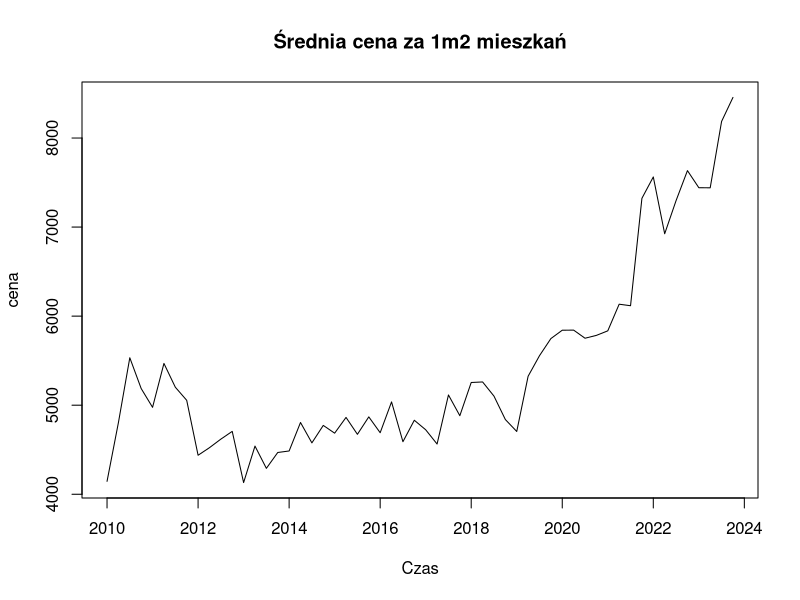
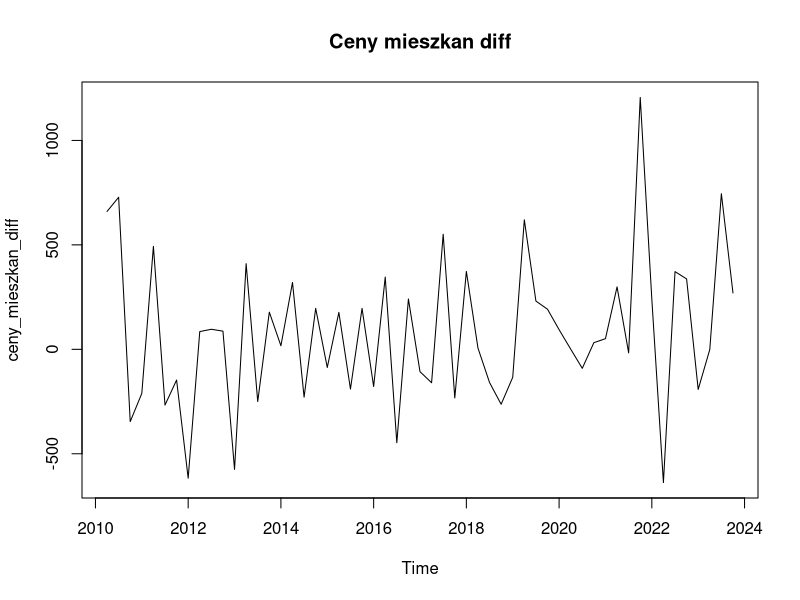
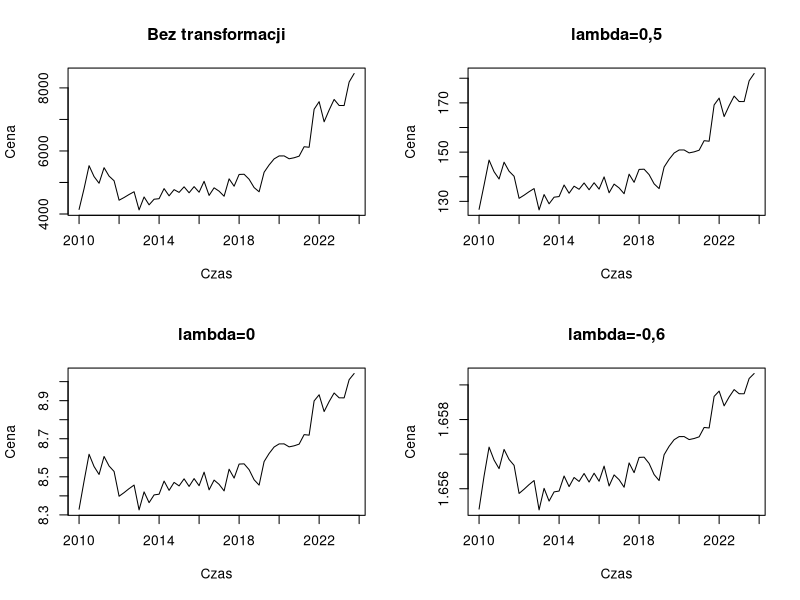
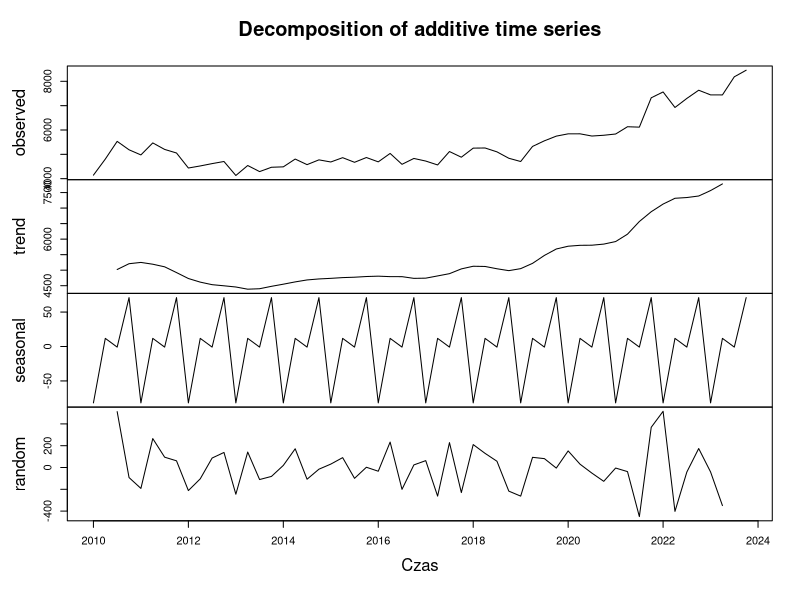
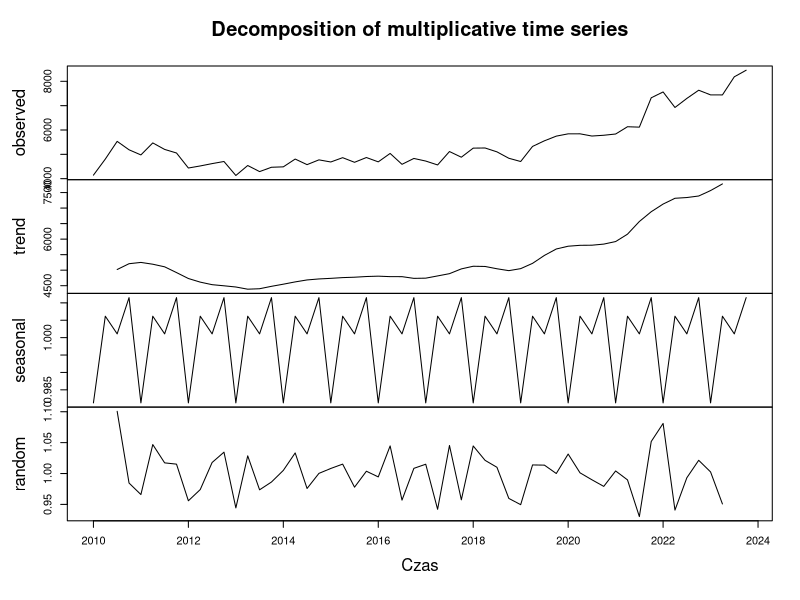
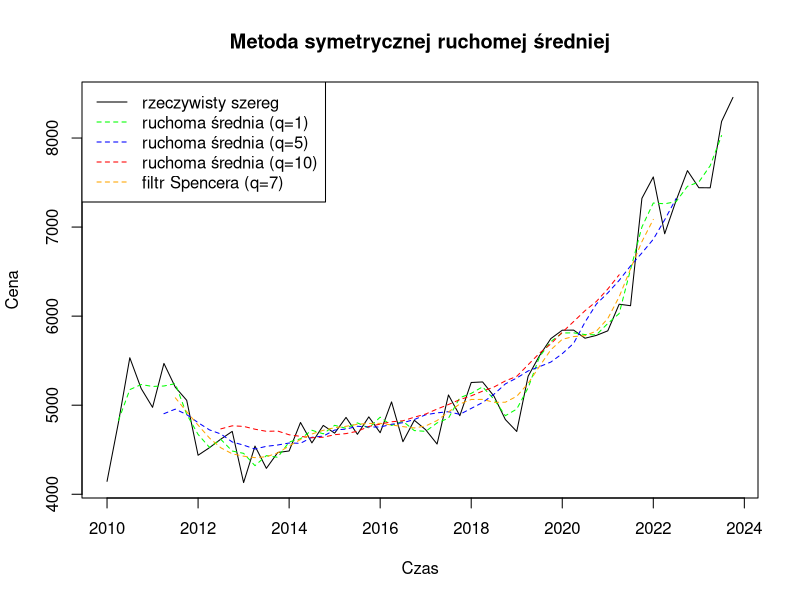
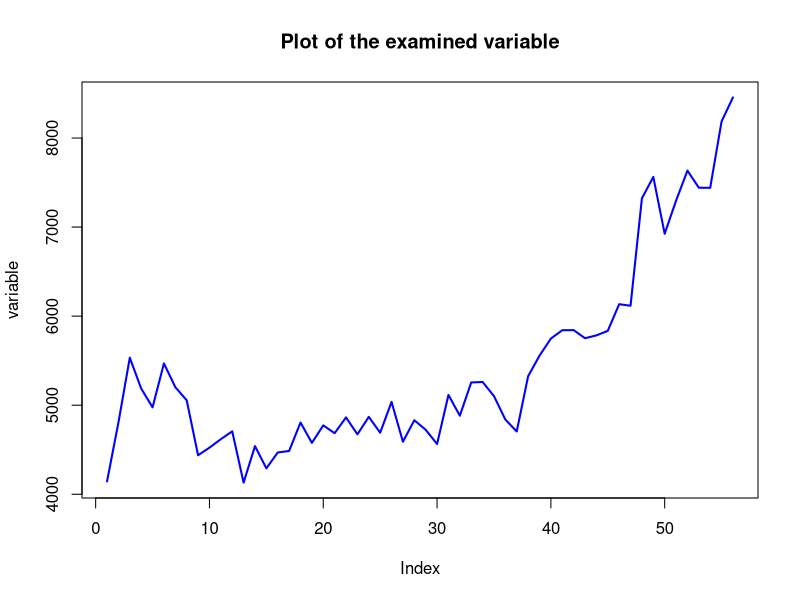
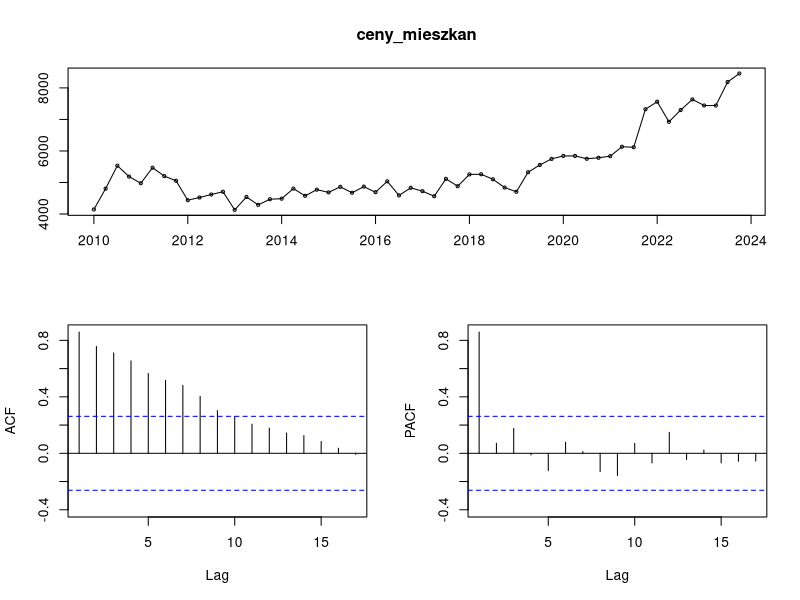

Reproduce these figures in R, in order. (Note: this script raises an error after producing the figures.)
if(!require(forecast)){install.packages("forecast")}
library(forecast)
if(!require(urca)){install.packages("urca")}
library(urca)
if(!require(lmtest)){install.packages("lmtest")}
library(lmtest)


testdf <- function(variable, adf_order){
  results_adf <- data.frame(order = -1, adf = 0,
                            p_adf = "", bgodfrey = 0, p_bg = 0)
  variable <- variable[!is.na(variable)]
  
  for(order in 0:adf_order){
    df.test_ <- ur.df(variable, type = c("drift"), lags = order)
    df_ <- df.test_@teststat[1]
    df_crit <- df.test_@cval[1, ]
    df_crit <- (df_ < df_crit) * 1
    p_adf <- ifelse (sum(df_crit) == 0,
                     ">10pct",
                     paste("<", names(df_crit)[min(which(df_crit == 1))],
                           sep = ""))
    resids_ <- df.test_@testreg$residuals
    bgtest_ <- bgtest(resids_ ~ 1, order = 1)
    bgodfrey <- bgtest_$statistic
    names(bgodfrey)<-NULL
    p_bg <- bgtest_$p.value
    
    results_adf <- rbind(results_adf,
                         data.frame(order = order,
                                    adf = df_,
                                    p_adf = p_adf,
                                    bgodfrey = bgodfrey,
                                    p_bg = p_bg)
    )
  }
  
  results_adf<-results_adf[results_adf$order>=0,]
  
  plot(variable,
       type = "l",
       col = "blue",
       lwd = 2,
       main = "Plot of the examined variable")
  
  return(results_adf)
}


# Dane zostały pobrane z Dziedzinowej Bazy Wiedzy utworzonej przez Główny Urząd Statystyczny

# Szereg niesezonowy - dane kwartalne dotyczące średniej ceny mieszkań z rynku pierwotnego w Olsztynie

ceny_mieszkan_df <- read.csv("property_prices_olsztyn.csv",
                          header = TRUE,
                          sep = ";",
                          dec = ',')

ceny_mieszkan_df <- ceny_mieszkan_df[,c('id_okres', 'id_daty', 'wartosc')]
ceny_mieszkan_df$id_okres <- ceny_mieszkan_df$id_okres-269

str(ceny_mieszkan_df)
ceny_mieszkan_df$wartosc <- as.numeric(ceny_mieszkan_df$wartosc)
ceny_mieszkan_df$id_daty <- as.numeric(ceny_mieszkan_df$id_daty)

ceny_mieszkan = ts(data=ceny_mieszkan_df$wartosc, frequency = 4,             
                      start=c(2010,1), end=c(2023,4)) 

plot(ceny_mieszkan, type = "l", main = "Średnia cena za 1m2 mieszkań", xlab="Czas", ylab="cena")

ceny_mieszkan_diff <- diff(ceny_mieszkan, 1)
plot(ceny_mieszkan_diff, type = "l", main = "Ceny mieszkan diff")


ceny_mieszkan_sqrt <- BoxCox(ceny_mieszkan,lambda=0.5)
ceny_mieszkan_log <- BoxCox(ceny_mieszkan,lambda=0)
BoxCox.lambda(ceny_mieszkan)                       # wybrana lambda = -0.6
ceny_mieszkan_autom <- BoxCox(ceny_mieszkan,lambda=-0.6)

par(mfrow = c(2,2))
plot(ceny_mieszkan, main="Bez transformacji", xlab="Czas", ylab="Cena")
plot(ceny_mieszkan_sqrt, main="lambda=0,5", xlab="Czas", ylab="Cena")
plot(ceny_mieszkan_log, main="lambda=0", xlab="Czas", ylab="Cena")
plot(ceny_mieszkan_autom, main="lambda=-0,6", xlab="Czas", ylab="Cena")


par(mfrow = c(1,1))
ceny_mieszkan_dekomp_add<-decompose(ceny_mieszkan, type="additive")
plot(ceny_mieszkan_dekomp_add, xlab="Czas")

ceny_mieszkan_dekomp_mult<-decompose(ceny_mieszkan, type="multiplicative")
plot(ceny_mieszkan_dekomp_mult, xlab="Czas")


m3<-filter(ceny_mieszkan, sides=2, filter=rep(1/3,3))       # Ruchoma srednia dla q=1
m11<-filter(ceny_mieszkan, sides=2, filter=rep(1/11,11))    # Ruchoma srednia dla q=5
m21<-filter(ceny_mieszkan, sides=2, filter=rep(1/21,21))    # Ruchoma srednia dla q=10
m_spencer<-filter(ceny_mieszkan,
                  sides=2,
                  filter=(1/320)*c(-3, -6, -5,3,21,46,67,74,67,46,21,3.-5,-6,-3))

plot(ceny_mieszkan,
          main=paste("Metoda symetrycznej ruchomej średniej"),
     col="black", lty=1, xlab='Czas', ylab='Cena')

lines(m3, col="green", lty=2)
lines(m11, col="blue", lty=2)
lines(m21, col="red", lty=2)
lines(m_spencer, col="orange", lty=2)


# legenda
legend("topleft",
       legend=c("rzeczywisty szereg",
                "ruchoma średnia (q=1)",
                "ruchoma średnia (q=5)",
                "ruchoma średnia (q=10)",
                "filtr Spencera (q=7)"),
       col=c("black", "green", "blue", "red", "orange"),
       lty=c(1,2,2,2,2))




# Dobór parametrów do modelu ARIMA

testdf(variable = ceny_mieszkan, adf_order = 4)
tsdisplay(ceny_mieszkan)
# ACF wygasa bardzo wolno, co wskazuje na niestacjonarność

ceny_mieszkan_diff1 <- diff(ceny_mieszkan, 1)
testdf(variable = ceny_mieszkan_diff1, adf_order = 4)
# pierwsze różnice szeregu sa stacjonarne, rząd d = 1
tsdisplay(ceny_mieszkan_diff1, xlab="Czas", ylab="delta ceny")


## Identyfikacja rzędów p i q
Acf(ceny_mieszkan_diff1,  lag.max = 30)
Pacf(ceny_mieszkan_diff1, lag.max = 30)

### Modele

arima010 <- arima(ceny_mieszkan, order = c(0, 1, 0),xreg = 1:length(ceny_mieszkan)) 
arima010

arima011 <- arima(ceny_mieszkan, order = c(0, 1, 1),xreg = 1:length(ceny_mieszkan)) 
arima011

arima110 <- arima(ceny_mieszkan, order = c(1, 1, 0),xreg = 1:length(ceny_mieszkan)) 
arima110

summary(arima010)
summary(arima011)
summary(arima110)

Box.test(resid(arima010), type = "Ljung-Box", lag=24) 
Box.test(resid(arima011), type = "Ljung-Box", lag=24) 
Box.test(resid(arima110), type = "Ljung-Box", lag=24) 

tsdiag(arima010, gof.lag=12)
tsdiag(arima011, gof.lag=12)
tsdiag(arima110, gof.lag=12)

par(mfrow = c(1,2))
Acf(resid(arima010), lag.max = 24,
    ylim = c(-0.3, 0.3),
    lwd = 7, col = "dark green", main="") 
Pacf(resid(arima010), lag.max = 24,
     lwd = 7, col = "dark green", main="", ylab="PACF")
par(mfrow = c(1,1))

par(mfrow = c(1,2))
Acf(resid(arima011), lag.max = 24,
    ylim = c(-0.3, 0.3),
    lwd = 7, col = "dark green", main="") 
Pacf(resid(arima011), lag.max = 24,
     lwd = 7, col = "dark green", main="", ylab="PACF")
par(mfrow = c(1,1))


par(mfrow = c(1,2))
Acf(resid(arima110), lag.max = 24,
    ylim = c(-0.3, 0.3),
    lwd = 7, col = "dark green", main="") 
Pacf(resid(arima110), lag.max = 24,
     lwd = 7, col = "dark green", main="", ylab="PACF")
par(mfrow = c(1,1))



AIC(arima010, arima011, arima110) 
BIC(arima010, arima011, arima110)





# Prognozowanie

ceny_mieszkan_train<-window(ceny_mieszkan, end=c(2022,4))
ceny_mieszkan_test<-window(ceny_mieszkan, start=c(2023,1))


# Prognozowanie - Model ekstrapolacyjny
ceny_mieszkan_holt<-holt(ceny_mieszkan_train, h=4)
plot(ceny_mieszkan_holt)

summary(ceny_mieszkan_holt)


# Prognozowanie - ARIMA
arima010=arima(ceny_mieszkan_train, order=c(0,1,0))
forecast_arima010=predict(arima010, 4)

arima011=arima(ceny_mieszkan_train, order=c(0,1,1))
forecast_arima011=predict(arima011, 4)

arima110=arima(ceny_mieszkan_train, order=c(1,1,0))
forecast_arima110=predict(arima110, 4)


plot(ceny_mieszkan, type='l', xlim=c(2020, 2024), ylim=c(4000, 10000), xlab='Czas', ylab='Cena')
# początek okresu prognozy
abline(v = 2023, lty =22, col = "gray")
lines(forecast_arima010$pred, col = "red", lwd = 2)
lines(forecast_arima010$pred + 2 * forecast_arima010$se, col = "red", lty = 22)
lines(forecast_arima010$pred - 2 * forecast_arima010$se, col = "red", lty = 22)

lines(forecast_arima010$pred, col = "blue", lwd = 2)
lines(forecast_arima010$pred + 2 * forecast_arima010$se, col = "blue", lty = 22)
lines(forecast_arima010$pred - 2 * forecast_arima010$se, col = "blue", lty = 22)

lines(forecast_arima010$pred, col = "deeppink", lwd = 2)
lines(forecast_arima010$pred + 2 * forecast_arima010$se, col = "deeppink", lty = 22)
lines(forecast_arima010$pred - 2 * forecast_arima010$se, col = "deeppink", lty = 22)

lines(ceny_mieszkan_holt$mean, col = "green", lwd = 2)
lines(ceny_mieszkan_holt$upper[,2], col="green", lty=22)        # przedziałów ufności 95%
lines(ceny_mieszkan_holt$lower[,2], col="green", lty=22)


# legenda
legend("topleft",
       legend=c("rzeczywisty szereg",
                "ARIMA(0,1,0)",
                "ARIMA(0,1,1)",
                "ARIMA(1,1,0)",
                "metoda Holta"),
       col=c("black","red", "blue", "deeppink", "green"),
       lty=c(1,1,1),
       lwd=c(2,2,2))

# Porównanie modeli

jakosc_prognozy_arima010 <- data.frame(forecast = forecast_arima010$pred, ceny_mieszkan_test)
jakosc_prognozy_arima011 <- data.frame(forecast = forecast_arima011$pred, ceny_mieszkan_test)
jakosc_prognozy_arima110 <- data.frame(forecast = forecast_arima110$pred, ceny_mieszkan_test)
jakosc_prognozy_holt <- data.frame(forecast = ceny_mieszkan_holt$mean, ceny_mieszkan_test)

# sprawdzamy jakość prognozy
jakosc_prognozy_arima010$mae <- abs(jakosc_prognozy_arima010$ceny_mieszkan_test -
                                      jakosc_prognozy_arima010$forecast)
jakosc_prognozy_arima010$mse <- (jakosc_prognozy_arima010$ceny_mieszkan_test -
                                   jakosc_prognozy_arima010$forecast)^2
jakosc_prognozy_arima010$mape <- abs((jakosc_prognozy_arima010$ceny_mieszkan_test -
                                        jakosc_prognozy_arima010$forecast) /
                                       jakosc_prognozy_arima010$ceny_mieszkan_test)
jakosc_prognozy_arima010$amape <- abs((jakosc_prognozy_arima010$ceny_mieszkan_test -
                                         jakosc_prognozy_arima010$forecast) /
                                        (jakosc_prognozy_arima010$ceny_mieszkan_test +
                                           jakosc_prognozy_arima010$forecast))

# sprawdzamy jakość prognozy
jakosc_prognozy_arima011$mae <- abs(jakosc_prognozy_arima011$ceny_mieszkan_test -
                                      jakosc_prognozy_arima011$forecast)
jakosc_prognozy_arima011$mse <- (jakosc_prognozy_arima011$ceny_mieszkan_test -
                                   jakosc_prognozy_arima011$forecast)^2
jakosc_prognozy_arima011$mape <- abs((jakosc_prognozy_arima011$ceny_mieszkan_test -
                                        jakosc_prognozy_arima011$forecast) /
                                       jakosc_prognozy_arima011$ceny_mieszkan_test)
jakosc_prognozy_arima011$amape <- abs((jakosc_prognozy_arima011$ceny_mieszkan_test -
                                         jakosc_prognozy_arima011$forecast) /
                                        (jakosc_prognozy_arima011$ceny_mieszkan_test +
                                           jakosc_prognozy_arima011$forecast))

# sprawdzamy jakość prognozy
jakosc_prognozy_arima110$mae <- abs(jakosc_prognozy_arima110$ceny_mieszkan_test -
                                      jakosc_prognozy_arima110$forecast)
jakosc_prognozy_arima110$mse <- (jakosc_prognozy_arima110$ceny_mieszkan_test -
                                   jakosc_prognozy_arima110$forecast)^2
jakosc_prognozy_arima110$mape <- abs((jakosc_prognozy_arima110$ceny_mieszkan_test -
                                        jakosc_prognozy_arima110$forecast) /
                                       jakosc_prognozy_arima110$ceny_mieszkan_test)
jakosc_prognozy_arima110$amape <- abs((jakosc_prognozy_arima110$ceny_mieszkan_test -
                                         jakosc_prognozy_arima110$forecast) /
                                        (jakosc_prognozy_arima110$ceny_mieszkan_test +
                                           jakosc_prognozy_arima110$forecast))

# sprawdzamy jakość prognozy
jakosc_prognozy_holt$mae <- abs(jakosc_prognozy_holt$ceny_mieszkan_test -
                                  jakosc_prognozy_holt$forecast)
jakosc_prognozy_holt$mse <- (jakosc_prognozy_holt$ceny_mieszkan_test -
                               jakosc_prognozy_holt$forecast)^2
jakosc_prognozy_holt$mape <- abs((jakosc_prognozy_holt$ceny_mieszkan_test -
                                    jakosc_prognozy_holt$forecast) /
                                   jakosc_prognozy_holt$ceny_mieszkan_test)
jakosc_prognozy_holt$amape <- abs((jakosc_prognozy_holt$ceny_mieszkan_test -
                                     jakosc_prognozy_holt$forecast) /
                                    (jakosc_prognozy_holt$ceny_mieszkan_test +
                                       jakosc_prognozy_holt$forecast))

colMeans(jakosc_prognozy_arima010[, 3:6]) 
colMeans(jakosc_prognozy_arima011[, 3:6])
colMeans(jakosc_prognozy_arima110[, 3:6])
colMeans(jakosc_prognozy_holt[, 3:6]) 








# Szereg sezonowy - dane kwartalne dotyczące liczby turystów (w tysiącach) korzystających z 
# turystycznych obiektów noclegowych w województwie Warmińsko-Mazurskim
turysci_df <- read.csv("turists.csv",
                    header = TRUE,
                    sep = ";",
                    dec = ',')

turysci_df <- turysci_df[,c('id_okres', 'id_daty', 'wartosc')]
turysci_df$id_okres <- turysci_df$id_okres-269

str(turysci_df)
turysci_df$wartosc <- as.numeric(turysci_df$wartosc)
turysci_df$id_daty <- as.numeric(turysci_df$id_daty)

turysci = ts(data=turysci_df$wartosc, frequency = 4,             
                start=c(2010,1), end=c(2023,4)) 

par(mfrow = c(1,1))
plot(turysci, type = "b", main="", xlab="Czas", ylab="Liczba turystów (w tyś.)")

turysci_diff1 <- diff(turysci, 1)
plot(turysci_diff1, type = "l", main = "Turysci diff")

turysci_diff4 <- diff(turysci, 4)                           # różnicowanie po cyklu
plot(turysci_diff4, type = "l", main = "Turysci diff 4")

par(mfrow = c(1,2))
turysci_do_2016 <- window(turysci, end=c(2016, 4))
turysci_od_2017 <- window(turysci, start=c(2017, 1))
seasonplot(turysci_do_2016,
           col=c("violet", "blue","deeppink", "darkgrey", "yellow", "orange", "red"),
           pch=19,
           main="",
           xlab="Kwartał",
           ylab="Liczba turystów (w tyś.)")
legend("topleft",
       legend=seq(2010, 2016, 1),
       col=c("violet", "blue","deeppink", "darkgrey", "yellow", "orange", "red"),
       lty=c(1,1,1,1,1,1,1),
       lwd=c(3,3,3,3,3,3,3))

seasonplot(turysci_od_2017,
           col=c("violet", "blue","deeppink", "darkgrey", "yellow", "orange", "red"),
           pch=19,
           main="",
           xlab="Kwartał",
           ylab="Liczba turystów (w tyś.)")
legend("topleft",
       legend=seq(2017, 2023, 1),
       col=c("violet", "blue","deeppink", "darkgrey", "yellow", "orange", "red"),
       lty=c(1,1,1,1,1,1,1),
       lwd=c(3,3,3,3,3,3,3))
par(mfrow = c(1,1))

turysci_sqrt <- BoxCox(turysci,lambda=0.5)
turysci_log <- BoxCox(turysci,lambda=0)
BoxCox.lambda(turysci)                       # wybrana lambda = 1.19
turysci_autom <- BoxCox(turysci,lambda=1.19)

par(mfrow = c(2,2))
plot(turysci, main="Bez transformacji", xlab="Czas", ylab="Liczba turystów (w tyś.)")
plot(turysci_sqrt, main="lambda=0.5", xlab="Czas", ylab="Liczba turystów (w tyś.)")
plot(turysci_log, main="lambda=0", xlab="Czas", ylab="Liczba turystów (w tyś.)")
plot(turysci_autom, main="lambda=1.19", xlab="Czas", ylab="Liczba turystów (w tyś.)")


par(mfrow = c(1,1))
turysci_dekomp_add<-decompose(turysci, type="additive")
plot(turysci_dekomp_add, xlab="Czas")

turysci_dekomp_mult<-decompose(turysci, type="multiplicative")
plot(turysci_dekomp_mult, xlab="Czas")


m3<-filter(turysci, sides=2, filter=rep(1/3,3))       # Ruchoma srednia dla q=1
m11<-filter(turysci, sides=2, filter=rep(1/9,9))    # Ruchoma srednia dla q=4
m21<-filter(turysci, sides=2, filter=rep(1/17,17))    # Ruchoma srednia dla q=8
m_spencer<-filter(turysci,
                  sides=2,
                  filter=(1/320)*c(-3, -6, -5,3,21,46,67,74,67,46,21,3.-5,-6,-3))

plot(turysci,
     main=paste("Metoda symetrycznej ruchomej średniej"),
     col="black", lty=1, xlab='Czas', ylab='Liczba turystów (w tyś.)')

lines(m3, col="green", lty=2)
lines(m11, col="blue", lty=2)
lines(m21, col="red", lty=2)
lines(m_spencer, col="orange", lty=2)


# legenda
legend("topleft",
       legend=c("rzeczywisty szereg",
                "ruchoma średnia (q=1)",
                "ruchoma średnia (q=4)",
                "ruchoma średnia (q=8)",
                "filtr Spencera (q=7)"),
       col=c("black", "green", "blue", "red", "orange"),
       lty=c(1,2,2,2,2))




# Sprawdzamy stacjonarnosc
testdf(variable = turysci, adf_order = 4)              # funkcja na początku pliku
tsdisplay(turysci)             # ACF dla wielokrotności 4 (co cykl) powoli wygładza się, dla wielokrotności 2 ciężko stwierdzić czy się wygładza


turysci_diff4 <- diff(turysci, 4)                           # różnicowanie po cyklu
plot(turysci_diff4, type = "l", main = "Turysci diff 4")
tsdisplay(turysci_diff4, xlab="Czas", ylab="sezonowa delta liczby turystów")

turysci_diff4_1 <- diff(turysci_diff4, 1)                           # różnicowanie po cyklu
plot(turysci_diff4_1, type = "l", main = "Turysci diff 4_1")
tsdisplay(turysci_diff4_1, xlab="Czas")

testdf(variable = turysci, adf_order = 4)
testdf(variable = turysci_diff4, adf_order = 4)
testdf(variable = turysci_diff4_1, adf_order = 4)

Acf(turysci_diff4_1, lag.max = 36) 
Pacf(turysci_diff4_1, lag.max = 36) 

SARIMA010010<- arima(turysci,
                     # rzędy (p,d,q)
                     order = c(0, 1, 0),
                     # rzędy sezonowe (P,D,Q)
                     seasonal = list(order = c(0, 1, 0),period = 4))
SARIMA010010

SARIMA010011<- arima(turysci,
                     # rzędy (p,d,q)
                     order = c(0, 1, 0),
                     # rzędy sezonowe (P,D,Q)
                     seasonal = list(order = c(0, 1, 1),period = 4))
SARIMA010011

SARIMA010110<- arima(turysci,
                     # rzędy (p,d,q)
                     order = c(0, 1, 0),
                     # rzędy sezonowe (P,D,Q)
                     seasonal = list(order = c(1, 1, 0),period = 4))
SARIMA010110

SARIMA010111<- arima(turysci,
                     # rzędy (p,d,q)
                     order = c(0, 1, 0),
                     # rzędy sezonowe (P,D,Q)
                     seasonal = list(order = c(1, 1, 1),period = 4))
SARIMA010111


# Test Ljung-Boxa
Box.test(resid(SARIMA010010), type = "Ljung-Box", lag = 36)
Box.test(resid(SARIMA010011), type = "Ljung-Box", lag = 1)
Box.test(resid(SARIMA010110), type = "Ljung-Box", lag = 1)
Box.test(resid(SARIMA010111), type = "Ljung-Box", lag = 1)

# Wykresy diagnostyczne
tsdiag(SARIMA010010, gof.lag=12)
tsdiag(SARIMA010011, gof.lag=12)
tsdiag(SARIMA010110, gof.lag=12)
tsdiag(SARIMA010111, gof.lag=12)

# Korelogramy dla reszt z modelu 
par(mfrow = c(2, 1))
Acf(resid(SARIMA010010), lag.max = 36,
    lwd = 7, col = "dark green")
Pacf(resid(SARIMA010010), lag.max = 36,
     lwd = 7, col = "dark green")
par(mfrow = c(1,1))

par(mfrow = c(2, 1))
Acf(resid(SARIMA010011), lag.max = 36,
    lwd = 7, col = "dark green")
Pacf(resid(SARIMA010011), lag.max = 36,
     lwd = 7, col = "dark green")
par(mfrow = c(1,1))

par(mfrow = c(2, 1))
Acf(resid(SARIMA010110), lag.max = 36,
    lwd = 7, col = "dark green")
Pacf(resid(SARIMA010110), lag.max = 36,
     lwd = 7, col = "dark green")
par(mfrow = c(1,1))

par(mfrow = c(2, 1))
Acf(resid(SARIMA010111), lag.max = 36,
    lwd = 7, col = "dark green")
Pacf(resid(SARIMA010111), lag.max = 36,
     lwd = 7, col = "dark green")
par(mfrow = c(1,1))

# Kryteria informacyjne
AIC(SARIMA010010, SARIMA010011, SARIMA010110, SARIMA010111) 
BIC(SARIMA010010, SARIMA010011, SARIMA010110, SARIMA010111) 




# Parametry (p, d, q)

SARIMA010011<- arima(turysci,
                     # rzędy (p,d,q)
                     order = c(0, 1, 0),
                     # rzędy sezonowe (P,D,Q)
                     seasonal = list(order = c(0, 1, 1),period = 4))
SARIMA010011

SARIMA011011<- arima(turysci,
                     # rzędy (p,d,q)
                     order = c(0, 1, 1),
                     # rzędy sezonowe (P,D,Q)
                     seasonal = list(order = c(0, 1, 1),period = 4))
SARIMA011011

SARIMA110011<- arima(turysci,
                     # rzędy (p,d,q)
                     order = c(1, 1, 0),
                     # rzędy sezonowe (P,D,Q)
                     seasonal = list(order = c(0, 1, 1),period = 4))
SARIMA110011

SARIMA111011<- arima(turysci,
                     # rzędy (p,d,q)
                     order = c(1, 1, 1),
                     # rzędy sezonowe (P,D,Q)
                     seasonal = list(order = c(0, 1, 1),period = 4))
SARIMA111011


# Test Ljung-Boxa
Box.test(resid(SARIMA010011), type = "Ljung-Box", lag = 36)
Box.test(resid(SARIMA011011), type = "Ljung-Box", lag = 36)
Box.test(resid(SARIMA110011), type = "Ljung-Box", lag = 36)
Box.test(resid(SARIMA111011), type = "Ljung-Box", lag = 36)

# Wykresy diagnostyczne
tsdiag(SARIMA010011, gof.lag=12)
tsdiag(SARIMA011011, gof.lag=12)
tsdiag(SARIMA110011, gof.lag=12)
tsdiag(SARIMA111011, gof.lag=12)

# Korelogramy dla reszt z modelu 
par(mfrow = c(2, 1))
Acf(resid(SARIMA010011), lag.max = 36,
    lwd = 7, col = "dark green")
Pacf(resid(SARIMA010011), lag.max = 36,
     lwd = 7, col = "dark green")
par(mfrow = c(1,1))

par(mfrow = c(2, 1))
Acf(resid(SARIMA011011), lag.max = 12,
    lwd = 7, col = "dark green")
Pacf(resid(SARIMA011011), lag.max = 12,
     lwd = 7, col = "dark green")
par(mfrow = c(1,1))

par(mfrow = c(2, 1))
Acf(resid(SARIMA110011), lag.max = 12,
    lwd = 7, col = "dark green")
Pacf(resid(SARIMA110011), lag.max = 12,
     lwd = 7, col = "dark green")
par(mfrow = c(1,1))

par(mfrow = c(2, 1))
Acf(resid(SARIMA111011), lag.max = 12,
    lwd = 7, col = "dark green")
Pacf(resid(SARIMA111011), lag.max = 12,
     lwd = 7, col = "dark green")
par(mfrow = c(1,1))

# nowe wykresy reszt
par(mfrow = c(3, 2))
Acf(resid(SARIMA011011), lag.max = 12,
    lwd = 7, col = "dark green")
Pacf(resid(SARIMA011011), lag.max = 12,
     lwd = 7, col = "dark green", ylab="PACF")

Acf(resid(SARIMA110011), lag.max = 12,
    lwd = 7, col = "dark green")
Pacf(resid(SARIMA110011), lag.max = 12,
     lwd = 7, col = "dark green", ylab="PACF")

Acf(resid(SARIMA111011), lag.max = 12,
    lwd = 7, col = "dark green")
Pacf(resid(SARIMA111011), lag.max = 12,
     lwd = 7, col = "dark green", ylab="PACF")

# Kryteria informacyjne
AIC(SARIMA010011, SARIMA011011, SARIMA110011, SARIMA111011) 
BIC(SARIMA010011, SARIMA011011, SARIMA110011, SARIMA111011)

AIC(SARIMA011011, SARIMA110011, SARIMA111011) 
BIC(SARIMA011011, SARIMA110011, SARIMA111011)











tsdisplay(turysci_diff4_1)
SARIMA<- arima(turysci,
                     # rzędy (p,d,q)
                     order = c(0, 1, 1),
                     # rzędy sezonowe (P,D,Q)
                     seasonal = list(order = c(0, 2, 1),period = 4))
SARIMA
Box.test(resid(SARIMA), type = "Ljung-Box", lag = 36)
tsdiag(SARIMA, gof.lag=24)
par(mfrow = c(2, 1))
Acf(resid(SARIMA), lag.max = 36,
    lwd = 7, col = "dark green")
Pacf(resid(SARIMA), lag.max = 36,
     lwd = 7, col = "dark green")
par(mfrow = c(1,1))
AIC(SARIMA010010, SARIMA011010, SARIMA110010, SARIMA111010, SARIMA) 
BIC(SARIMA010010, SARIMA011010, SARIMA110010, SARIMA111010, SARIMA)


# 010011 561.2594 565.1231, 110011 554.6822 560.4777, 011011 552.9816 558.7771, 011021 536.5748 542.1253

##### Metoda Holta-Wintersa

turysci_train<-window(turysci, end=c(2022,4))
turysci_test<-window(turysci, start=c(2023,1))

turysci_add<-hw(turysci_train, h=4,seasonal="additive")
turysci_mult<-hw(turysci_train, h=4,seasonal="multiplicative")

par(mfrow = c(2, 1))
plot(turysci_add)
plot(turysci_mult)

# Wykresy dopasowania
plot(turysci_train, xlab='Czas', ylab='Turyści (w tys.)')
lines(fitted(turysci_add), col="blue", lty=2)
lines(fitted(turysci_mult), col="red", lty=2)
legend("topleft",
       legend=c("wyjściowy szereg",
                "metoda addytywna",
                "metoda multiplikatywna"),
       col=c("black", "blue", "red"),
       lty=c(1,2,2,2))

turysci_add$model
turysci_mult$model

#### Prognozowanie

SARIMA011011<- arima(turysci_train,
                     # rzędy (p,d,q)
                     order = c(0, 1, 1),
                     # rzędy sezonowe (P,D,Q)
                     seasonal = list(order = c(0, 1, 1),period = 4))
SARIMA110011<- arima(turysci_train,
                     # rzędy (p,d,q)
                     order = c(1, 1, 0),
                     # rzędy sezonowe (P,D,Q)
                     seasonal = list(order = c(0, 1, 1),period = 4))
SARIMA111011<- arima(turysci_train,
                     # rzędy (p,d,q)
                     order = c(1, 1, 1),
                     # rzędy sezonowe (P,D,Q)
                     seasonal = list(order = c(0, 1, 1),period = 4))

forecast_SARIMA011011=predict(SARIMA011011, 4)
forecast_SARIMA110011=predict(SARIMA110011, 4)
forecast_SARIMA111011=predict(SARIMA111011, 4)


par(mfrow = c(1, 1))
plot(turysci, type='l', xlab='Czas', ylab='Liczba turystów (w tyś.)', xlim=c(2020, 2024), ylim=c(0, 700))
# początek okresu prognozy
abline(v = 2023, lty =22, col = "gray")
lines(forecast_SARIMA011011$pred, col = "red", lwd = 2)
#lines(forecast_SARIMA011011$pred + 2 * forecast_SARIMA011011$se, col = "red", lty = 22)
#lines(forecast_SARIMA011011$pred - 2 * forecast_SARIMA011011$se, col = "red", lty = 22)

lines(forecast_SARIMA110011$pred, col = "blue", lwd = 2)
#lines(forecast_SARIMA110011$pred + 2 * forecast_SARIMA110011$se, col = "blue", lty = 22)
#lines(forecast_SARIMA110011$pred - 2 * forecast_SARIMA110011$se, col = "blue", lty = 22)

lines(forecast_SARIMA111011$pred, col = "yellow", lwd = 2)
#lines(forecast_SARIMA010011$pred + 2 * forecast_SARIMA010011$se, col = "yellow", lty = 22)
#lines(forecast_SARIMA010011$pred - 2 * forecast_SARIMA010011$se, col = "yellow", lty = 22)


# legenda
legend("topleft",
       legend=c("rzeczywisty szereg",
                "SARIMA(0,1,1)(0,1,1)",
                "SARIMA(1,1,0)(0,1,1)",
                "SARIMA(1,1,1)(0,1,1)"),
       col=c("black", "red", "blue", "yellow"),
       lty=c(1,1,1,1))

plot(turysci, type='l', xlab='Czas', ylab='Liczba turystów (w tyś.)', xlim=c(2020, 2024), ylim=c(0, 700))
# początek okresu prognozy
abline(v = 2023, lty =22, col = "gray")

lines(turysci_add$mean, col='green', lwd=2)
lines(ts(data = data.frame(as.matrix(turysci_add$upper), date=time(turysci_add$upper))$X95.,start=123), col = "green", lty = 22)
lines(ts(data = data.frame(as.matrix(turysci_add$lower), date=time(turysci_add$upper))$X95.,start=123), col = "green", lty = 22)

lines(turysci_mult$mean, col='orange', lwd=2)
lines(ts(data = data.frame(as.matrix(turysci_mult$upper), date=time(turysci_mult$upper))$X95.,start=123), col = "orange", lty = 22)
lines(ts(data = data.frame(as.matrix(turysci_mult$lower), date=time(turysci_mult$upper))$X95.,start=123), col = "orange", lty = 22)

# legenda
legend("topleft",
       legend=c("rzeczywisty szereg",
                "metoda addytywna",
                "metoda multiplikatywna"),
       col=c("black", "green", "orange"),
       lty=c(1,1,1))


# Porównanie modeli

forecast_SARIMA011011$pred
turysci_test


jakosc_prognozy_SARIMA011011 <- data.frame(forecast = forecast_SARIMA011011$pred, turysci_test)
jakosc_prognozy_SARIMA110011 <- data.frame(forecast = forecast_SARIMA110011$pred, turysci_test)
jakosc_prognozy_SARIMA111011 <- data.frame(forecast = forecast_SARIMA111011$pred, turysci_test)
jakosc_prognozy_add <- data.frame(forecast = turysci_add$mean, turysci_test)
jakosc_prognozy_mult <- data.frame(forecast = turysci_mult$mean, turysci_test)


# sprawdzamy jakość prognozy
jakosc_prognozy_SARIMA011011$mae <- abs(jakosc_prognozy_SARIMA011011$turysci_test -
                                          jakosc_prognozy_SARIMA011011$forecast)
jakosc_prognozy_SARIMA011011$mse <- (jakosc_prognozy_SARIMA011011$turysci_test -
                                       jakosc_prognozy_SARIMA011011$forecast)^2
jakosc_prognozy_SARIMA011011$mape <- abs((jakosc_prognozy_SARIMA011011$turysci_test -
                                            jakosc_prognozy_SARIMA011011$forecast) /
                                           jakosc_prognozy_SARIMA011011$turysci_test)
jakosc_prognozy_SARIMA011011$amape <- abs((jakosc_prognozy_SARIMA011011$turysci_test -
                                             jakosc_prognozy_SARIMA011011$forecast) /
                                            (jakosc_prognozy_SARIMA011011$turysci_test +
                                               jakosc_prognozy_SARIMA011011$forecast))

# sprawdzamy jakość prognozy
jakosc_prognozy_SARIMA110011$mae <- abs(jakosc_prognozy_SARIMA110011$turysci_test -
                                          jakosc_prognozy_SARIMA110011$forecast)
jakosc_prognozy_SARIMA110011$mse <- (jakosc_prognozy_SARIMA110011$turysci_test -
                                       jakosc_prognozy_SARIMA110011$forecast)^2
jakosc_prognozy_SARIMA110011$mape <- abs((jakosc_prognozy_SARIMA110011$turysci_test -
                                            jakosc_prognozy_SARIMA110011$forecast) /
                                           jakosc_prognozy_SARIMA110011$turysci_test)
jakosc_prognozy_SARIMA110011$amape <- abs((jakosc_prognozy_SARIMA110011$turysci_test -
                                             jakosc_prognozy_SARIMA110011$forecast) /
                                            (jakosc_prognozy_SARIMA110011$turysci_test +
                                               jakosc_prognozy_SARIMA110011$forecast))
# sprawdzamy jakość prognozy
jakosc_prognozy_SARIMA111011$mae <- abs(jakosc_prognozy_SARIMA111011$turysci_test -
                                          jakosc_prognozy_SARIMA111011$forecast)
jakosc_prognozy_SARIMA111011$mse <- (jakosc_prognozy_SARIMA111011$turysci_test -
                                       jakosc_prognozy_SARIMA111011$forecast)^2
jakosc_prognozy_SARIMA111011$mape <- abs((jakosc_prognozy_SARIMA111011$turysci_test -
                                            jakosc_prognozy_SARIMA111011$forecast) /
                                           jakosc_prognozy_SARIMA111011$turysci_test)
jakosc_prognozy_SARIMA111011$amape <- abs((jakosc_prognozy_SARIMA111011$turysci_test -
                                             jakosc_prognozy_SARIMA111011$forecast) /
                                            (jakosc_prognozy_SARIMA111011$turysci_test +
                                               jakosc_prognozy_SARIMA111011$forecast))


# sprawdzamy jakość prognozy
jakosc_prognozy_add$mae <- abs(jakosc_prognozy_add$turysci_test -
                                 jakosc_prognozy_add$forecast)
jakosc_prognozy_add$mse <- (jakosc_prognozy_add$turysci_test -
                              jakosc_prognozy_add$forecast)^2
jakosc_prognozy_add$mape <- abs((jakosc_prognozy_add$turysci_test -
                                   jakosc_prognozy_add$forecast) /
                                  jakosc_prognozy_add$turysci_test)
jakosc_prognozy_add$amape <- abs((jakosc_prognozy_add$turysci_test -
                                    jakosc_prognozy_add$forecast) /
                                   (jakosc_prognozy_add$turysci_test +
                                      jakosc_prognozy_add$forecast))

# sprawdzamy jakość prognozy
jakosc_prognozy_mult$mae <- abs(jakosc_prognozy_mult$turysci_test -
                                  jakosc_prognozy_mult$forecast)
jakosc_prognozy_mult$mse <- (jakosc_prognozy_mult$turysci_test -
                               jakosc_prognozy_mult$forecast)^2
jakosc_prognozy_mult$mape <- abs((jakosc_prognozy_mult$turysci_test -
                                    jakosc_prognozy_mult$forecast) /
                                   jakosc_prognozy_mult$turysci_test)
jakosc_prognozy_mult$amape <- abs((jakosc_prognozy_mult$turysci_test -
                                     jakosc_prognozy_mult$forecast) /
                                    (jakosc_prognozy_mult$turysci_test +
                                       jakosc_prognozy_mult$forecast))
options(scipen=999)


colMeans(jakosc_prognozy_SARIMA011011[, 3:6]) 
colMeans(jakosc_prognozy_SARIMA110011[, 3:6])
colMeans(jakosc_prognozy_SARIMA111011[, 3:6]) 
colMeans(jakosc_prognozy_add[, 3:6]) 
colMeans(jakosc_prognozy_mult[, 3:6]) 
